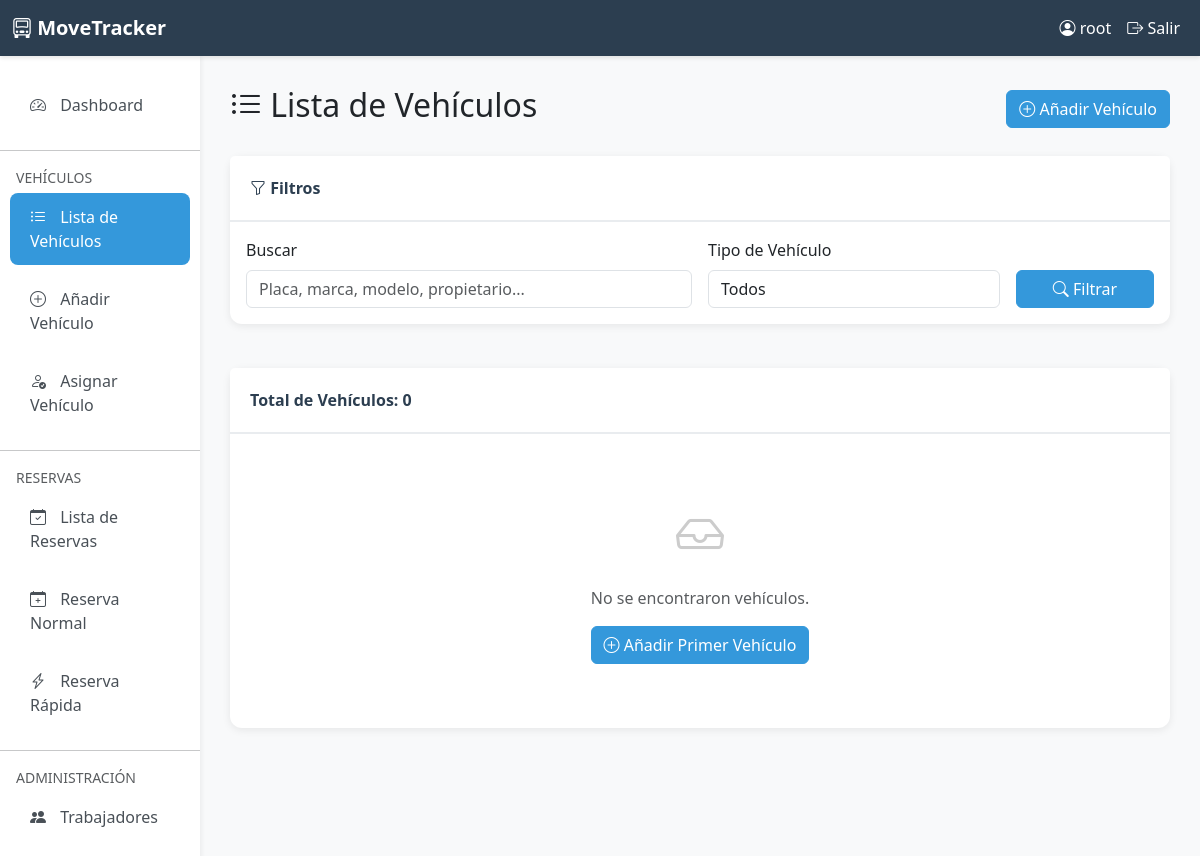
The page /parking/vehicles/ (signed in) on the database as committed earlier.
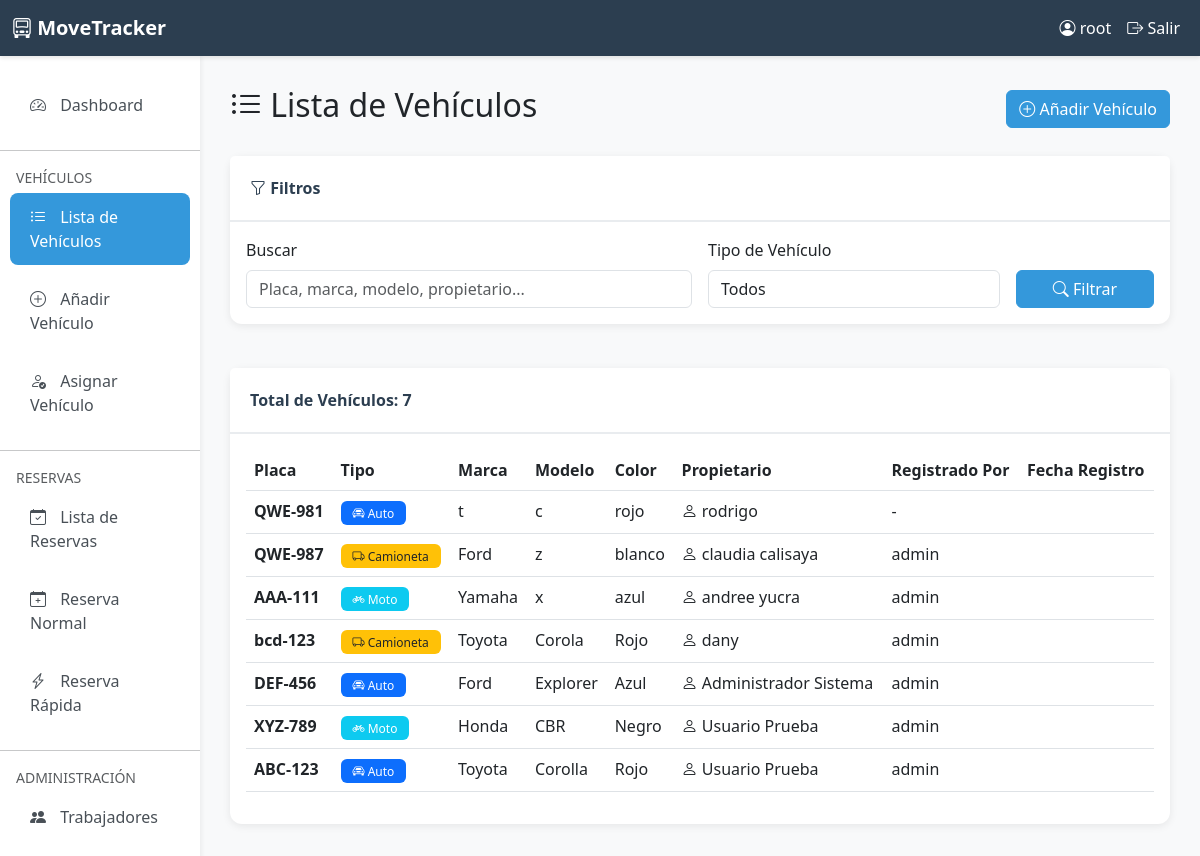
The same page on the database as committed later.
### parking/models.py (models this page shows, shortened)
class Vehicle(models.Model):
    owner = models.ForeignKey(
        User,
        on_delete=models.CASCADE,
        related_name='vehicles',
        verbose_name='Propietario'
    )
    vehicle_type = models.CharField(
        max_length=20,
        choices=VehicleType.choices,
        verbose_name='Tipo de Vehículo'
    )
    brand = models.CharField(max_length=50, verbose_name='Marca')
    model = models.CharField(max_length=50, verbose_name='Modelo')
    year = models.PositiveIntegerField(
        verbose_name='Año',
        validators=[MinValueValidator(1900), MaxValueValidator(2100)]
    )
    color = models.CharField(max_length=30, verbose_name='Color')
    license_plate = models.CharField(
        max_length=20,
        unique=True,
        verbose_name='Placa',
        help_text='Número de placa del vehículo'
    )
    is_active = models.BooleanField(default=True, verbose_name='Activo')
    created_at = models.DateTimeField(auto_now_add=True, verbose_name='Fecha de Registro')
    updated_at = models.DateTimeField(auto_now=True, verbose_name='Última Actualización')
    registered_by = models.ForeignKey(
        User,
        on_delete=models.SET_NULL,
        null=True,
        related_name='registered_vehicles',
        verbose_name='Registrado por'
    )
    class Meta:
        verbose_name = 'Vehículo'
        verbose_name_plural = 'Vehículos'
        ordering = ['-created_at']
        indexes = [
            models.Index(fields=['license_plate']),
            models.Index(fields=['owner', 'is_active']),
        ]

### parking/views.py (the view, shortened to what this page needs)
# urls.py: path('vehicles/', views.vehicle_list, name='vehicle_list'),
@login_required
@user_passes_test(is_admin_or_worker, login_url='user:login')
def vehicle_list(request):
    vehicles = Vehicle.objects.select_related('owner', 'registered_by').all()
    search = request.GET.get('search', '')
    vehicle_type = request.GET.get('type', '')
    if vehicle_type:
        vehicles = vehicles.filter(vehicle_type=vehicle_type)
    context = {
        'vehicles': vehicles,
        'title': 'Lista de Vehículos',
        'search': search,
        'vehicle_type': vehicle_type,
        'vehicle_types': VehicleType.choices
    }
    return render(request, 'parking/vehicle_list.html', context)

### parking/views.py (called while the page is built)
def is_admin_or_worker(user):
    if not user.is_authenticated:
        return False
    if user.is_superuser:
        return True
    if hasattr(user, 'role'):
        return user.role in ['ADMIN', 'WORKER']
    return user.is_staff

### parking/templates/parking/vehicle_list.html (shortened to what this page needs)
{% extends 'parking/base.html' %}
{% block content %}
<div class="row mb-4">
    <div class="col-12 d-flex justify-content-between align-items-center">
        <h2><i class="bi bi-list-ul"></i> {{ title }}</h2>
        <div>
            <a href="{% url 'parking:add_vehicle' %}" class="btn btn-primary">
                <i class="bi bi-plus-circle"></i> Añadir Vehículo
            </a>
        </div>
    </div>
</div>
<div class="row mb-4">
    <div class="col-12">
        <div class="card">
            <div class="card-header">
                <i class="bi bi-funnel"></i> Filtros
            </div>
            <div class="card-body">
                <form method="get" class="row g-3">
                    <div class="col-md-6">
                        <label for="search" class="form-label">Buscar</label>
                        <input type="text"
                               class="form-control"
                               id="search"
                               name="search"
                               value="{{ search }}"
                               placeholder="Placa, marca, modelo, propietario...">
                    </div>
                    <div class="col-md-4">
                        <label for="type" class="form-label">Tipo de Vehículo</label>
                        <select class="form-control" id="type" name="type">
                            <option value="">Todos</option>
                        </select>
                    </div>
                    <div class="col-md-2 d-flex align-items-end">
                        <button type="submit" class="btn btn-primary w-100">
                            <i class="bi bi-search"></i> Filtrar
                        </button>
                    </div>
                </form>
            </div>
        </div>
    </div>
</div>
<div class="row">
    <div class="col-12">
        <div class="card">
            <div class="card-header">
                Total de Vehículos: <strong>{{ vehicles.count }}</strong>
            </div>
            <div class="card-body">
                {% if vehicles %}
                    <div class="table-responsive">
                        <table class="table table-hover">
                            <thead>
                                <tr>
                                    <th>Placa</th>
                                    <th>Tipo</th>
                                    <th>Marca</th>
                                    <th>Modelo</th>
                                    <th>Color</th>
                                    <th>Propietario</th>
                                    <th>Registrado Por</th>
                                    <th>Fecha Registro</th>
                                </tr>
                            </thead>
                            <tbody>
                                {% for vehicle in vehicles %}
                                    <tr>
                                        <td>
                                            <strong>{{ vehicle.license_plate }}</strong>
                                        </td>
                                        <td>
                                            {% if vehicle.vehicle_type == 'CAR' %}
                                                <span class="badge bg-primary">
                                                    <i class="bi bi-car-front"></i> {{ vehicle.get_vehicle_type_display }}
                                                </span>
                                            {% elif vehicle.vehicle_type == 'TRUCK' %}
                                                <span class="badge bg-warning text-dark">
                                                    <i class="bi bi-truck"></i> {{ vehicle.get_vehicle_type_display }}
                                                </span>
                                            {% else %}
                                                <span class="badge bg-info">
                                                    <i class="bi bi-bicycle"></i> {{ vehicle.get_vehicle_type_display }}
                                                </span>
                                            {% endif %}
                                        </td>
                                        <td>{{ vehicle.brand|default:"-" }}</td>
                                        <td>{{ vehicle.model|default:"-" }}</td>
                                        <td>{{ vehicle.color|default:"-" }}</td>
                                        <td>
                                            <i class="bi bi-person"></i>
                                            {{ vehicle.owner.get_full_name|default:vehicle.owner.username }}
                                        </td>
                                        <td>{{ vehicle.registered_by.username|default:"-" }}</td>
                                        <td>{{ vehicle.registered_at|date:"d/m/Y H:i" }}</td>
                                    </tr>
                                {% endfor %}
                            </tbody>
                        </table>
                    </div>
                {% else %}
                    <div class="text-center py-5">
                        <i class="bi bi-inbox" style="font-size: 3rem; color: #ccc;"></i>
                        <p class="text-muted mt-3">No se encontraron vehículos.</p>
                        <a href="{% url 'parking:add_vehicle' %}" class="btn btn-primary">
                            <i class="bi bi-plus-circle"></i> Añadir Primer Vehículo
                        </a>
                    </div>
                {% endif %}
            </div>
        </div>
    </div>
</div>
{% endblock %}

### parking/templates/parking/base.html (shortened to what this page needs)
{% load static %}
<!DOCTYPE html>
<html lang="es">
<head>
    <link href="https://cdn.jsdelivr.net/npm/bootstrap@5.3.0/dist/css/bootstrap.min.css" rel="stylesheet">
    <link rel="stylesheet" href="https://cdn.jsdelivr.net/npm/bootstrap-icons@1.10.0/font/bootstrap-icons.css">
</head>
<body>
    <nav class="navbar navbar-expand-lg navbar-dark">
        <div class="container-fluid">
            <a class="navbar-brand" href="{% url 'parking:dashboard' %}">
                <i class="bi bi-truck-front"></i> MoveTracker
            </a>
            <div class="collapse navbar-collapse" id="navbarNav">
                <ul class="navbar-nav ms-auto">
                    <li class="nav-item">
                        <a class="nav-link text-white" href="#">
                            <i class="bi bi-person-circle"></i> {{ user.get_full_name|default:user.username }}
                        </a>
                    </li>
                    <li class="nav-item">
                        <form method="post" action="{% url 'logout' %}" style="display: inline;">
                            <button type="submit" class="nav-link text-white bg-transparent border-0" style="cursor: pointer;">
                                <i class="bi bi-box-arrow-right"></i> Salir
                            </button>
                        </form>
                    </li>
                </ul>
            </div>
        </div>
    </nav>
    <div class="container-fluid">
        <div class="row">
            <nav class="col-md-2 d-md-block sidebar">
                <div class="nav flex-column">
                    <a class="nav-link {% if request.resolver_match.url_name == 'dashboard' %}active{% endif %}"
                       href="{% url 'parking:dashboard' %}">
                        <i class="bi bi-speedometer2"></i> Dashboard
                    </a>
                    <hr>
                    <small class="text-muted px-3">VEHÍCULOS</small>
                    <a class="nav-link {% if request.resolver_match.url_name == 'vehicle_list' %}active{% endif %}"
                       href="{% url 'parking:vehicle_list' %}">
                        <i class="bi bi-list-ul"></i> Lista de Vehículos
                    </a>
                    <a class="nav-link {% if request.resolver_match.url_name == 'add_vehicle' %}active{% endif %}"
                       href="{% url 'parking:add_vehicle' %}">
                        <i class="bi bi-plus-circle"></i> Añadir Vehículo
                    </a>
                    <a class="nav-link {% if request.resolver_match.url_name == 'assign_vehicle' %}active{% endif %}"
                       href="{% url 'parking:assign_vehicle' %}">
                        <i class="bi bi-person-check"></i> Asignar Vehículo
                    </a>
                    <hr>
                    <small class="text-muted px-3">RESERVAS</small>
                    <a class="nav-link {% if request.resolver_match.url_name == 'reservation_list' %}active{% endif %}"
                       href="{% url 'parking:reservation_list' %}">
                        <i class="bi bi-calendar-check"></i> Lista de Reservas
                    </a>
                    <a class="nav-link {% if request.resolver_match.url_name == 'normal_reservation' %}active{% endif %}"
                       href="{% url 'parking:normal_reservation' %}">
                        <i class="bi bi-calendar-plus"></i> Reserva Normal
                    </a>
                    <a class="nav-link {% if request.resolver_match.url_name == 'quick_reservation' %}active{% endif %}"
                       href="{% url 'parking:quick_reservation' %}">
                        <i class="bi bi-lightning-charge"></i> Reserva Rápida
                    </a>
                    {% if user.is_superuser or user.groups.all.0.name == 'admin' %}
                    <hr>
                    <small class="text-muted px-3">ADMINISTRACIÓN</small>
                    <a class="nav-link {% if request.resolver_match.url_name == 'worker_list' %}active{% endif %}"
                       href="{% url 'worker_list' %}">
                        <i class="bi bi-people-fill"></i> Trabajadores
                    </a>
                    {% endif %}
                </div>
            </nav>
            <main class="col-md-10 ms-sm-auto content-wrapper">
                {% block content %}{% endblock %}
            </main>
        </div>
    </div>
</body>
</html>

### parking/templates/parking/base.html (style rules this page uses)
:root { --primary-color: #2c3e50; --secondary-color: #3498db; --success-color: #27ae60; --danger-color: #e74c3c; --warning-color: #f39c12; --info-color: #16a085; }
body { background-color: #f8f9fa; font-family: 'Segoe UI', Tahoma, Geneva, Verdana, sans-serif; }
.navbar { background-color: var(--primary-color); box-shadow: 0 2px 4px rgba(0,0,0,0.1); }
.navbar-brand { font-weight: bold; color: white !important; }
.sidebar { min-height: calc(100vh - 56px); background-color: white; box-shadow: 2px 0 4px rgba(0,0,0,0.05); padding: 20px 0; }
.sidebar .nav-link { color: #495057; padding: 12px 20px; margin: 5px 10px; border-radius: 8px; transition: all 0.3s; }
.sidebar .nav-link.active { background-color: var(--secondary-color); color: white; }
.sidebar .nav-link i { margin-right: 10px; width: 20px; text-align: center; }
.content-wrapper { padding: 30px; }
.card { border: none; border-radius: 12px; box-shadow: 0 2px 8px rgba(0,0,0,0.08); margin-bottom: 20px; }
.card-header { background-color: white; border-bottom: 2px solid #e9ecef; padding: 20px; font-weight: 600; color: var(--primary-color); }
.btn-primary { background-color: var(--secondary-color); border-color: var(--secondary-color); }
.badge { padding: 6px 12px; font-weight: 500; }

Rows that differ between the two databases and show on the page:
added Vehicle: license_plate "QWE-981", vehicle_type "Auto", brand "t", model "c", color "rojo", owner.get_full_name "rodrigo", registered_by.username "-"
added Vehicle: license_plate "QWE-987", vehicle_type "Camioneta", brand "Ford", model "z", color "blanco", owner.get_full_name "claudia calisaya", registered_by.username "admin"
added Vehicle: license_plate "AAA-111", vehicle_type "Moto", brand "Yamaha", model "x", color "azul", owner.get_full_name "andree yucra", registered_by.username "admin"
added Vehicle: license_plate "bcd-123", vehicle_type "Camioneta", brand "Toyota", model "Corola", color "Rojo", owner.get_full_name "dany", registered_by.username "admin"
added Vehicle: license_plate "DEF-456", vehicle_type "Auto", brand "Ford", model "Explorer", color "Azul", owner.get_full_name "Administrador Sistema", registered_by.username "admin"
added Vehicle: license_plate "XYZ-789", vehicle_type "Moto", brand "Honda", model "CBR", color "Negro", owner.get_full_name "Usuario Prueba", registered_by.username "admin"
added Vehicle: license_plate "ABC-123", vehicle_type "Auto", brand "Toyota", model "Corolla", color "Rojo", owner.get_full_name "Usuario Prueba", registered_by.username "admin"
Other text that changed with them:
{{ vehicles.count }}: "0" → "7"
text no longer shown: "No se encontraron vehículos. Añadir Primer Vehículo"
text now shown: "Placa Tipo Marca Modelo Color Propietario Registrado Por Fecha Registro"
